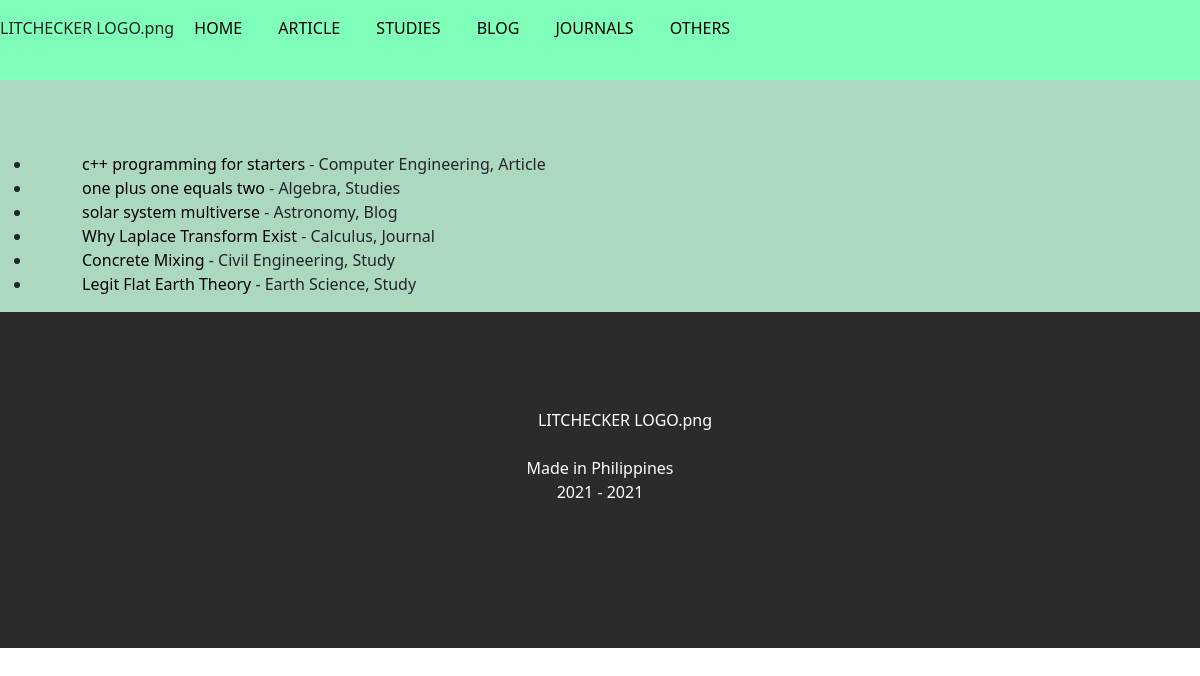
The app's page /results_by_type.php with its own data.
### tables this page shows
CREATE TABLE `literature` (
  `id` int(100) NOT NULL,
  `title` text DEFAULT NULL,
  `category` varchar(100) DEFAULT NULL,
  `type` varchar(100) DEFAULT NULL,
  `link` text DEFAULT NULL,
  `author_1` varchar(100) NOT NULL,
  `author_2` varchar(100) NOT NULL,
  `author_3` varchar(100) NOT NULL
);

### results_by_type.php (the view, shortened to what this page needs)
<!DOCTYPE html>
<head>
    <link href="https://cdn.jsdelivr.net/npm/bootstrap@5.0.0-beta3/dist/css/bootstrap.min.css"
    rel="stylesheet">
    <link rel="stylesheet" href="css/index.css">
</head>
<body>
    <section class = "header">
        LITCHECKER LOGO.png
        <button class="dropbtn2"><a href="index.php">HOME</a></button>
        <button class="dropbtn2"><a href="results_by_type.php?type=Article">ARTICLE</a></button>
        <button class="dropbtn2"><a href="results_by_type.php?type=Study">STUDIES</a></button>
        <button class="dropbtn2"><a href="results_by_type.php?type=Blog">BLOG</a></button>
        <button class="dropbtn2"><a href="results_by_type.php?type=Journal">JOURNALS</a></button>
        <button class="dropbtn2"><a href="results_by_type.php?type=Others">OTHERS</a></button>
    <br><br>
    </section>
     <section class = "body">
     <br><br><br>
        <?php
        $server = "localhost";
        $user ="root";
        $pass ="";
        $con=mysqli_connect($server,$user,$pass);
        $db="litcheck";
        mysqli_select_db($con,$db);
        $search_this = $_SESSION['searching'];
        $sqlselect = mysqli_query($con,"select title,category,type,link from literature where title like '%$search_this%' and type like '%$type%' ");
        ?>
        <ul>
        <?php
        while ($results=mysqli_fetch_object($sqlselect)){
                echo "<li>";
                echo"<a href='$results->link'>$results->title ";
                echo "</a>";
                echo " - ".$results->category.", ".$results->type."<br>";
                echo "</li>";
        }
        ?>
        </ul>
    <?php include 'credits.php';?>
</body>
</html>

### css/index.css (style rules this page uses)
.header { background-color: rgb(127, 255, 185); }
.body { text-indent: 50px; background-color: rgb(173, 216, 192); }
a { color: black; text-decoration: none; }
.dropbtn2 { background-color : rgb(127, 255, 185); color: black; padding: 16px; font-size: 16px; border: none; }

### records on screen
literature: title "c++ programming for starters", category "Computer Engineering", type "Article"
literature: title "one plus one equals two", category "Algebra", type "Studies"
literature: title "solar system multiverse", category "Astronomy", type "Blog"
literature: title "Why Laplace Transform Exist", category "Calculus", type "Journal"
literature: title "Concrete Mixing", category "Civil Engineering", type "Study"
literature: title "Legit Flat Earth Theory", category "Earth Science", type "Study"
